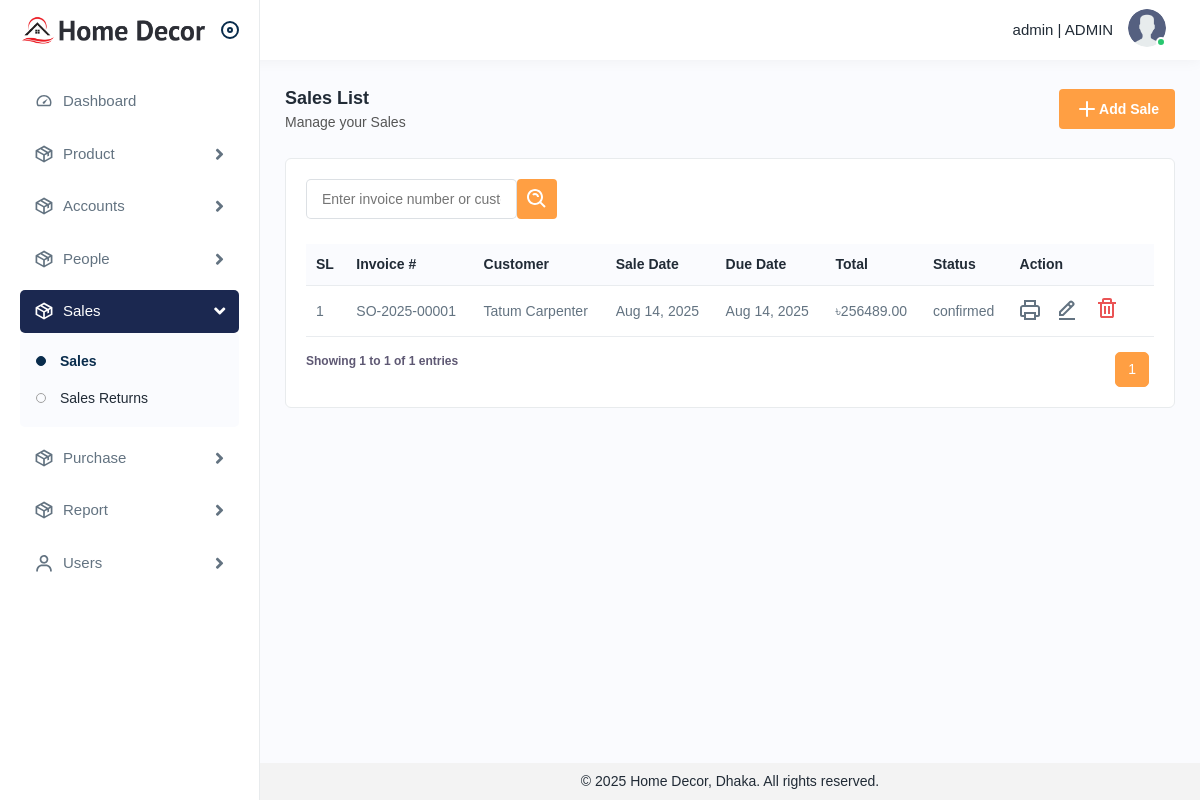
Before: /sale/sales/ (signed in) with the older database file.
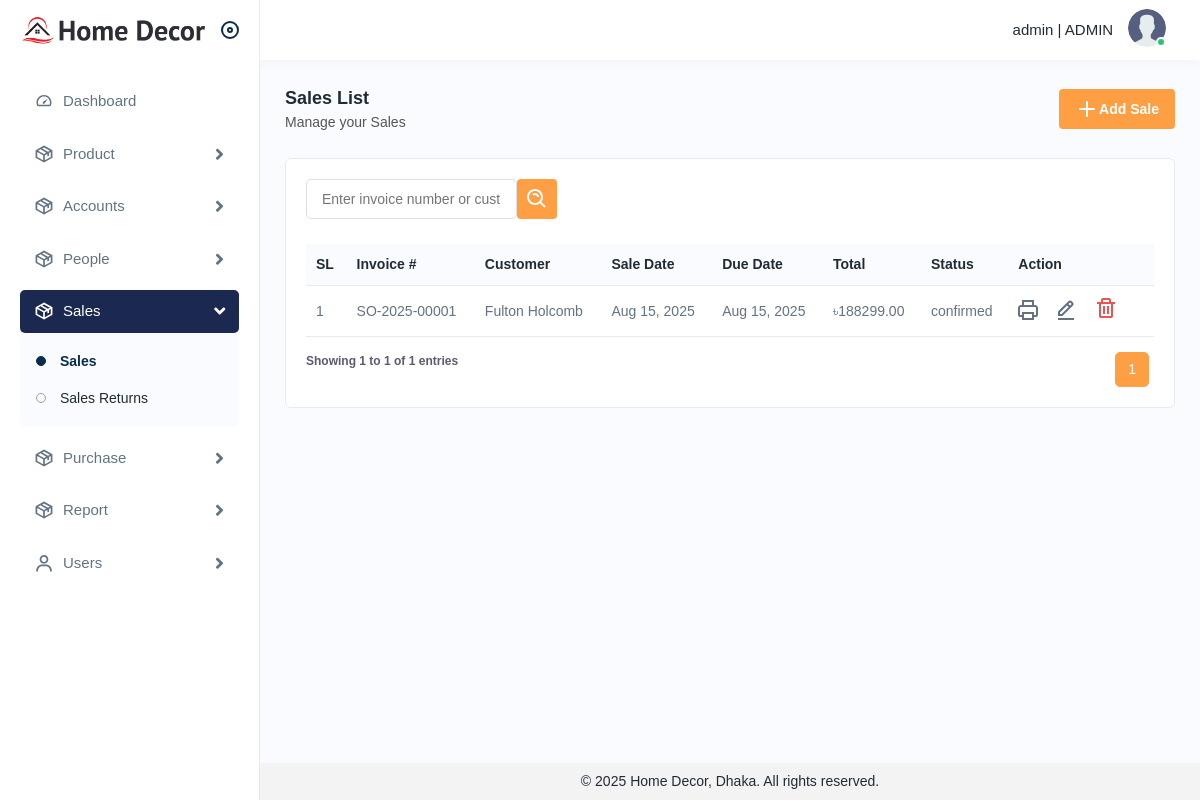
After: the same page with the newer database file.
### sales/models.py (models this page shows, shortened)
class Sale(BaseModel):
    class Status(models.TextChoices):
        DRAFT = 'draft', 'Draft'
        CONFIRMED = 'confirmed', 'Confirmed'
        DELIVERED = 'delivered', 'Delivered'
        CANCELLED = 'cancelled', 'Cancelled'
    payment_ledger = models.ForeignKey(LedgerAccount, on_delete=models.RESTRICT, null=True, blank=True, related_name='sales_payment')
    customer = models.ForeignKey(Customer, on_delete=models.SET_NULL, null=True, related_name='customer_sales')
    invoice_number = models.CharField(max_length=100)
    sale_date = models.DateField()
    due_date = models.DateField(blank=True, null=True)
    subtotal = models.DecimalField(max_digits=12, decimal_places=2, default=0)
    discount = models.DecimalField(max_digits=12, decimal_places=2, default=0)
    tax = models.DecimalField(max_digits=12, decimal_places=2, default=0)
    total = models.DecimalField(max_digits=12, decimal_places=2, default=0)
    paid = models.DecimalField(max_digits=12, decimal_places=2, default=0)
    due = models.DecimalField(max_digits=12, decimal_places=2, default=0)
    note = models.TextField(blank=True, null=True)
    status = models.CharField(max_length=20, choices=Status.choices, default=Status.DRAFT)
    is_active = models.BooleanField(default=True)
    unique_fields = ['invoice_number']
    class Meta:
        ordering = ['-sale_date', '-id']
        verbose_name_plural = 'Sales'

### authentication/models.py (models this page shows, shortened)
class Customer(BaseModel):
    name = models.CharField(max_length=255)
    phone = models.CharField(max_length=20)
    address = models.TextField(blank=True, null=True)
    is_active = models.BooleanField(default=True)

### sales/views/sales.py (the view)
class SaleListView(LoginRequiredMixin, OwnerFilterMixin, ListView):
    model = Sale
    template_name = 'sales/list.html'
    context_object_name = 'sale_list'
    def get_queryset(self):
        qs = super().get_queryset().select_related('customer')
        search = self.request.GET.get('search_input', '').strip()
        status = self.request.GET.get('status', '').strip()
        if search:
            qs = qs.filter(
                Q(invoice_number__icontains=search) |
                Q(customer__name__icontains=search)
            )
        if status:
            qs = qs.filter(status=status)
        return qs
    def get_context_data(self, **kwargs):
        context = super().get_context_data(**kwargs)
        context['search'] = self.request.GET.get('search', '')
        context['selected_status'] = self.request.GET.get('status', '')
        context['status_choices'] = Sale.Status.choices
        queryset = context.get('sale_list')
        paginator = Paginator(queryset, 50)
        page_number = self.request.GET.get('page')
        page_obj = paginator.get_page(page_number)
        context['sale_list'] = page_obj
        return context
    def render_to_response(self, context, **response_kwargs):
        if self.request.headers.get('x-requested-with') == 'XMLHttpRequest':
            html = render_to_string('sales/_table_fragment.html', context=context, request=self.request)
            return JsonResponse({'html': html})
        return super().render_to_response(context, **response_kwargs)

### sales/views/sales.py (called while the page is built)
    def get_queryset(self):
        qs = super().get_queryset()
        user = self.request.user
        if not getattr(user, 'role', None) or getattr(user.role, 'name', '').upper() != 'ADMIN':
            qs = qs.filter(created_by=user)
        return qs

### utils/base_model.py (called while the page is built)
    def get_queryset(self):
        return SoftDeletionQuerySet(self.model, using=self._db).filter(
            deleted_at__isnull=True
        )

### sales/templates/sales/list.html (shortened to what this page needs)
{% extends 'base.html' %}
{% load static %}
{% block base %}
<div class="page-wrapper">
    <div class="content">
        <div class="page-header">
            <div class="page-title">
                <h4>Sales List</h4>
                <h6>Manage your Sales</h6>
            </div>
            <div class="page-btn">
                <a href="{% url 'sale_create' %}" class="btn btn-added">
                    <img src="{% static 'img/icons/plus.svg' %}" alt="img"> Add Sale
                </a>
            </div>
        </div>
        <div class="card">
            <div class="card-body">
                <form id="filterForm" method="get" action="{% url 'sale_list' %}">
                    <div class="table-top">
                        <div class="search-set">
                            <div class="form-group mb-0">
                                <input type="text" name="search_input" placeholder="Enter invoice number or customer name" value="{% if filter_search_input %}{{ filter_search_input }}{% endif%}">
                            </div>
                            <div class="col-lg-2 col-sm-6 col-4 pl-0">
                                <div class="form-group mb-0">
                                    <button type="submit" class="btn btn-filters"><img src="{% static 'img/icons/search-whites.svg' %}" alt="img"></button>
                                </div>
                            </div>
                        </div>
                    </div>
                </form>
                {% include 'sales/_table_fragment.html' %}
            </div>
        </div>
    </div>
</div>
{% endblock base %}

### sales/templates/sales/_table_fragment.html (shortened to what this page needs)
{% load static %}
<div id="sale-list">
    <div class="table-responsive">
        <table class="table">
            <thead>
                <tr>
                    <th>SL</th>
                    <th>Invoice #</th>
                    <th>Customer</th>
                    <th>Sale Date</th>
                    <th>Due Date</th>
                    <th>Total</th>
                    <th>Status</th>
                    <th>Action</th>
                </tr>
            </thead>
            <tbody>
                {% for sale in sale_list %}
                    <tr>
                        <td>{{ sale_list.start_index|add:forloop.counter0 }}</td>
                        <td>{{ sale.invoice_number }}</td>
                        <td>{{ sale.customer.name|default:"N/A" }}</td>
                        <td>{{ sale.sale_date|date:"M d, Y" }}</td>
                        <td>{{ sale.due_date|date:"M d, Y"|default:"N/A" }}</td>
                        <td>৳{{ sale.total|floatformat:2 }}</td>
                        <td>{{ sale.status }}</td>
                        <td>
                            <a class="me-3" href="{% url 'sale_invoice_pdf' sale.id %}" title="Download Invoice PDF" target='__blank'>
                                <img src="{% static 'img/icons/printer.svg' %}" alt="Print Invoice">
                            </a>
                            <a class="me-3" href="{% url 'sale_update' sale.id %}">
                                <img src="{% static 'img/icons/edit.svg' %}" alt="img">
                            </a>
                            <a class="me-3 confirm-text delete-btn" href="#" data-url="{% url 'sale_delete' sale.id %}">
                                <img src="{% static 'img/icons/delete.svg' %}" alt="img">
                            </a>
                        </td>
                    </tr>
                {% empty %}
                    <tr>
                        <td colspan="8" class="text-center">No sales found.</td>
                    </tr>
                {% endfor %}
            </tbody>
        </table>
    </div>
    <div class="pagination-container d-flex justify-content-between">
        <div class="pagination table-info">
            {% if sale_list %}
                <p>
                    Showing
                    {{ sale_list.start_index }}
                    to
                    {{ sale_list.end_index }}
                    of
                    {{ sale_list.paginator.count }}
                    entries
                </p>
            {% endif %}
        </div>
        <nav aria-label="Page navigation">
            <ul class="pagination">
                {% for num in sale_list.paginator.page_range %}
                    {% if sale_list.number < 5 %}
                        {% if num <= 5 %}
                            <li class="page-item {% if sale_list.number == num %}active{% endif %}">
                                <a class="page-link" href="?page={{ num }}" data-page="{{ num }}">{{ num }}</a>
                            </li>
                        {% endif %}
                    {% else %}
                        {% if num >= sale_list.number|add:-1 and num <= sale_list.number|add:1 %}
                            <li class="page-item {% if sale_list.number == num %}active{% endif %}">
                                <a class="page-link" href="?page={{ num }}" data-page="{{ num }}">{{ num }}</a>
                            </li>
                        {% endif %}
                    {% endif %}
                {% endfor %}
            </ul>
        </nav>
    </div>
</div>

Changed rows visible on the page:
changed Sale "confirmed": customer.name "Tatum Carpenter" → "Fulton Holcomb"; sale_date "Aug 14, 2025" → "Aug 15, 2025"; due_date "Aug 14, 2025" → "Aug 15, 2025"; total "256489.00" → "188299.00"
